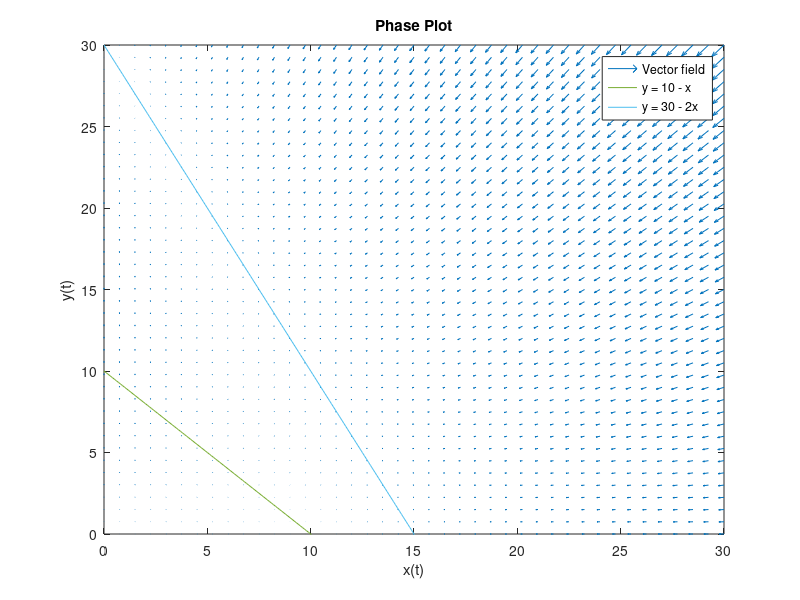
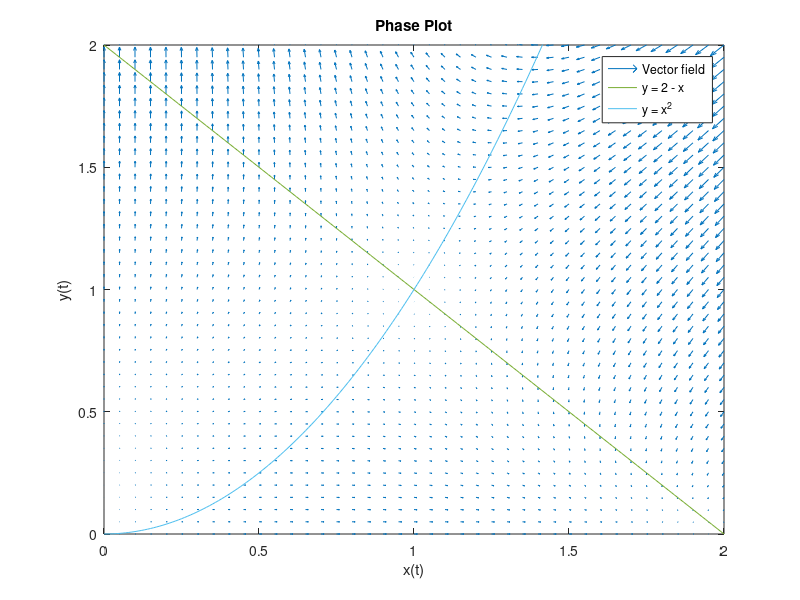

Here is the MATLAB script that generated these plots, in order:
%Eg. 1
x_0 = [0:.1:30];
y_1 = 10 - x_0;
y_2 = 30 - 2*x_0;

[x , y] = meshgrid(0:.75:30, 0:.75:30);
dxdt = x.*(10 - x - y);
dydt = y.*(30 - 2*x - y);

figure(1)

quiver(x,y,dxdt,dydt)
hold on
plot(x_0,y_1);
plot(x_0,y_2);
hold off
axis([0 30 0 30])
xlabel('x(t)');
ylabel('y(t)');
title('Phase Plot')
legend('Vector field','y = 10 - x', 'y = 30 - 2x')

%Eg. 2
x_0 = [0:.01:2];
y_1 = 2 - x_0;
y_2 = x_0.^2;

[x , y] = meshgrid(0:.05:2, 0:.05:2);
dxdt = x.*(2 - x - y);
dydt = y.*(y - x.^2);
figure(2)
quiver(x,y,dxdt,dydt)
hold on
plot(x_0,y_1);
plot(x_0,y_2);
hold off
axis([0 2 0 2])
xlabel('x(t)');
ylabel('y(t)');
title('Phase Plot')
legend('Vector field','y = 2 - x', 'y = x^2')

